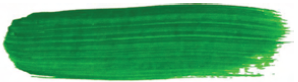
%> input picture bs/bs1.png, 298 x 82 px, given in place of js.jpg, which was not available
$ octave demo.m   (GNU Octave 9; MATLAB toolbox functions it lacks are replaced by stand-ins)
%> lines starting %> are read from the running program, lines starting %| are printed output that depends on the picture; in (x1, y1, x2, y2) boxes, pixels count from 0 and x2, y2 are one past the last pixel; in counts of white or black regions, pixels touching at a corner belong together; the program's own positions count from 1; pictures that were not available may be replaced by others from this repository, and a replacement may not be noted
### app/oilPainting.m
function canvas = oilPainting(imgName,imScale,minLen,m,n,LSS,WSS,drawThreshs,...
    textureScale,lamda,correctCode,correctR,NBS,handles)
%> called with imScale = 1, minLen = 20, m = 20, n = 20, LSS = [60; 30; 12], WSS = [20; 10; 6], drawThreshs = [0.2; 0.4; 0.7], textureScale = 0.4
% 油画风格化绘制
% 输入：
%   imgName 图片路径
%   imScale 图片缩放倍数，图片越大，笔刷纹理越清晰，但所需时间越长。
%   minLen 基于边界提取特征方向时的最短直线长度
%   m,n 绘制第一层第二层笔刷的网格大小
%   LSS,WSS 三层笔刷的宽度和长度
%   drawTrreshs 三层笔刷的落笔阈值，在[0,1]之间，因为这里的图片颜色用0,1之间的
%               浮点数表示
%   textureScale 从模板读取笔刷的纹理缩放系数，系数越大纹理越明显，但有可能过曝
%   lamda 图片颜色和模板颜色的加权系数,0,1之间，越小越接近模板颜色
%   correctCode 修正方案代码：
%               1 表示基于人脸轮廓进行修正
%               2 表示基于图像边界进行修正
%               在无法识别人脸时默认调用方案1
%   correctR 修正半径
%   NBS 笔刷模板数，即bs文件夹下bs%d.png的文件个数，笔刷模板用png格式存储，
%       默认纹理是横向的。
%   handles OilGUI的句柄
% 输出：
%   canvas 绘制结果

if ~isempty(handles)
    plotAxis=handles.oilAxis;
    cla(plotAxis);
    logHandle=getappdata(handles.figure,'hlog');
else
    figure;
    axis;
    plotAxis=get(gcf,'CurrentAxes');
    logHandle=[];
end

[~,name,ext]=fileparts(imgName);
myLog(logHandle,'%s%s\n',name,ext);
startTime=tic();
% 图片准备
im=im2double(imread(imgName));
im=imresize(im,imScale);
scaledImgName=strcat(imgName,'.jpg');
imwrite(im,scaledImgName);
gim=rgb2gray(im);
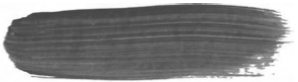
%> gim: size 82x298 double; min 0.271, max 1, mean 0.524
[M,N]=size(gim);
%> M = 82; N = 298

% 获取插值基向量
imagesc(gim,'Parent',plotAxis);
axis(plotAxis,'equal');
axis(plotAxis,'tight');
axis(plotAxis,'off');
colormap gray;
hold(plotAxis,'on');
title(plotAxis,'');
drawnow;
myLog(logHandle,'获取基向量...\n');

% 基于特征边界
myLog(logHandle,'基于特征边界...\n');
tic
[cs1,rs1,ds1]=loadFromHoughEdge(im,minLen,plotAxis);
title(plotAxis,'基于特征边界');
drawnow;
myLog(logHandle,'时间已过 %f 秒。\n',toc);

% 基于人脸识别
myLog(logHandle,'基于人脸识别...\n');
tic
if correctCode==2
    [cs2,rs2,ds2,edgeBW]=loadFromSTASM(scaledImgName,plotAxis,logHandle);
else
    [cs2,rs2,ds2]=loadFromSTASM(scaledImgName,plotAxis,logHandle);
end
title(plotAxis,'基于人脸识别');
drawnow;
myLog(logHandle,'时间已过 %f 秒。\n',toc);
cs=[cs1;cs2];
rs=[rs1;rs2];
ds=[ds1;ds2];

% 插值计算方向
tic
myLog(logHandle,'计算方向...\n');
R=(m+n)/4;
indr=round(m/2):m:M;
indc=round(n/2):n:N;
[X,Y]=meshgrid(indc,indr);
FI=scatteredInterpolant(cs,rs,ds);
dis=FI(X(:),Y(:));
for k=1:numel(X)
    plot(plotAxis,[X(k)-R*cos(dis(k)),X(k)+R*cos(dis(k))],...
        [Y(k)-R*sin(dis(k)),Y(k)+R*sin(dis(k))],...
        '-g');
end
title(plotAxis,'笔刷方向场');
axis(plotAxis,[1,N,1,M]);
drawnow;
myLog(logHandle,'时间已过 %f 秒。\n',toc);

% 加载笔刷模板
shapes=cell(NBS,1);
textures=cell(NBS,1);
for bs=1:NBS
    [shapes{bs},textures{bs}]=getBrushStoke(sprintf('../bs/bs%d.png',bs));
end

% 分层绘制笔刷
if ~isempty(handles)
    cla(plotAxis);
end
canvas=OilCanvas(im);
load colors CS;% 加载模板颜色
rotateAngles=-90:90;
NA=length(rotateAngles);
for layer=1:length(LSS)
    tic
    myLog(logHandle,'绘制第%d层笔刷...\n',layer);
    lss=LSS(layer);
    wss=WSS(layer);
    drawThresh=drawThreshs(layer);
    % 预生成旋转和缩放的形状和纹理，加快速度
    resizedShapes=cellfun(@(s){imresize(s,[wss,lss])},shapes);
    resizedTextures=cellfun(@(s){imresize(s,[wss,lss])},textures);
    shapeMap=cell(NBS,NA);
    for i=1:NBS
        for j=1:NA
            % logical的imresize比double慢很多
            shapeMap{i,j}=logical((imrotate((uint8(resizedShapes{i})),...
                rotateAngles(j))));
        end
    end
    textureMap=cell(NBS,NA);
    for i=1:NBS
        for j=1:NA
            textureMap{i,j}=((imrotate(((resizedTextures{i})),rotateAngles(j))));
            textureMap{i,j}(~shapeMap{i,j})=1;
        end
    end
    % 前几层在指定的网格上绘制
    % 最后一层考察所有没有绘制的像素点
    if layer==length(LSS)
        [Y,X]=find(~canvas.isPloted);
        dis=FI(X(:),Y(:));
    end
    % 绘制笔刷
    for k=1:numel(X)
        if ~canvas.isPloted(Y(k),X(k))
            mapi=unidrnd(NBS);
            mapj=-round(radtodeg(dis(k)))+91;
            canvas.drawBrush(shapeMap{mapi,mapj},textureMap{mapi,mapj},...
                X(k),Y(k),drawThresh);
        end
    end
    % 展示绘制结果
    if isempty(handles)
        figure;
        axis;
        plotAxis=get(gcf,'CurrentAxes');
    end
    im=canvas.showImg(lamda,CS,textureScale,plotAxis);
    title(plotAxis,sprintf('第%d层笔刷',layer));
    drawnow;
    myLog(logHandle,'时间已过 %f 秒。\n',toc);
    if isempty(handles)
        imwrite(im,sprintf('%d.jpg',layer));
    end
end

% 修正图像
tic
myLog(logHandle,'修正图像...\n');
% 附加修正区域
if correctCode>0
    if correctCode==1
        edgeBW=edge(gim,'canny');
    end
    edgeBW=imdilate(edgeBW,strel('disk',correctR));
    canvas.isPloted=canvas.isPloted&~edgeBW;
end
% 修正图像
ind=bsxfun(@plus,find(~canvas.isPloted),(0:2)*M*N);
canvas.canvas(ind)=canvas.im(ind);
canvas.texture(~canvas.isPloted)=1;
canvas.isPloted=true(M,N);
if isempty(handles)
    figure;
    axis;
    plotAxis=get(gcf,'CurrentAxes');
end
canvas.showImg(lamda,CS,textureScale,plotAxis);
title(plotAxis,'最终结果');
drawnow;
myLog(logHandle,'时间已过 %f 秒。\n',toc);

delete(scaledImgName);
myLog(logHandle,'总时间：%f 秒。\n',toc(startTime));
myLog(logHandle,'-------------------\n');
end

### app/loadFromHoughEdge.m
function [cs,rs,ds] = loadFromHoughEdge(im,minLen,plotAxis)
%> called with minLen = 20, plotAxis = -34.64
% 将边界分解成连通分量
% 对于每个连通分量利用霍夫变换求直线
% 返回基于边界信息的方向向量

gim=rgb2gray(im);
bw=edge(gim,'canny');
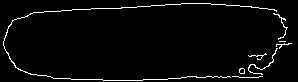
%> bw: size 82x298 logical; 3.2% white in thin lines or dots
% 寻找边界
%> the run ends on the next line
list=java.util.ArrayList();
while any(bw(:))
    stats=regionprops(bw,'Area','BoundingBox','Image');
    for k=1:length(stats)
        sbw=stats(k).Image;
        bx=stats(k).BoundingBox;
        bx=ceil(bx);
        indr=bx(2):(bx(2)+bx(4)-1);
        indc=bx(1):(bx(1)+bx(3)-1);
        if stats(k).Area<minLen
            mbw=false(size(sbw));
        else
            [H,T,R]=hough(sbw);
            P=houghpeaks(H,1);
            lines=houghlines(sbw,T,R,P,'MinLength',minLen);
            if isempty(lines)
                mbw=false(size(sbw));
            else
                line=lines(1);
                x1=line.point1(1);y1=line.point1(2);
                x2=line.point2(1);y2=line.point2(2);
                mbw=markLinePrivate(sbw,x1,x2,y1,y2);
                xy=[line.point1+bx([1,2])-1;line.point2+bx([1,2])-1];
                list.add(xy);
            end
        end
        bw(indr,indc)=mbw;
    end
end
% 标准化数据
NL=list.size();
rs=zeros(NL,1);
cs=zeros(NL,1);
ds=zeros(NL,1);
for i=1:list.size()
    xy=list.get(i-1);
    x1=xy(1,1);y1=xy(1,2);
    x2=xy(2,1);y2=xy(2,2);
    rs(i)=(y1+y2)/2;
    cs(i)=(x1+x2)/2;
    ds(i)=atan((y2-y1)/(x2-x1));
end
for i=1:list.size()
    xy=list.get(i-1);
    x1=xy(1,1);y1=xy(1,2);
    x2=xy(2,1);y2=xy(2,2);
    plot(plotAxis,[x1,x2],[y1,y2],'-r');
end
% 增加边界参考
[M,N]=size(gim);
BS=[1,1,pi/2;
    N,1,pi/2;
    1,M,pi/2;
    N,M,pi/2;];
% 考虑画面上下两端一般是被截断的
% 而物体的变化其实还是竖直的
% 因此删除水平边，保持上下两端的画笔是竖直的
%     2,1,0;
%     N-1,1,0;
%     2,M,0;
%     N-1,M,0;];
cs=[cs;BS(:,1)];
rs=[rs;BS(:,2)];
ds=[ds;BS(:,3)];
end
%--------------------------------------------------------------------------
% [13 lines left out: function markLinePrivate, not called in this run]

### app/myLog.m
function myLog(handle,varargin)
str=sprintf(varargin{:});
if ~isempty(handle)
    handle.append(str);
else
    fprintf(str);
end
end

### app/demo.m
clc,clear,close all;
imgName='D:\__study\CodeLib\Pic2OilPainting\pics\js.jpg';
imScale=1;
minLen=20;
m=20;
n=20;
LSS=[60;30;12];
WSS=[20;10;6];
drawThreshs=[0.2;0.4;0.7];
textureScale=0.4;
lamda=0.2;
correctCode=2;
correctR=3;
NBS=2;
canvas = oilPainting(imgName,imScale,minLen,m,n,LSS,WSS,drawThreshs,...

$ run again, on bs/bs2.png
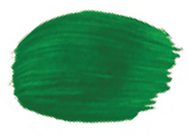
%> input picture bs/bs2.png, 189 x 136 px, given in place of js.jpg, which was not available
%> in oilPainting, `gim=rgb2gray(im);`:
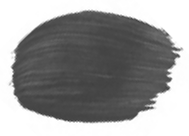
%> gim: size 136x189 double; min 0.235, max 1, mean 0.604
%> in loadFromHoughEdge, `bw=edge(gim,'canny');`:
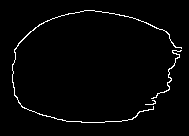
%> bw: size 136x189 logical; 2.2% white in thin lines or dots, all inside (x1, y1, x2, y2) = (12, 10, 182, 123)
